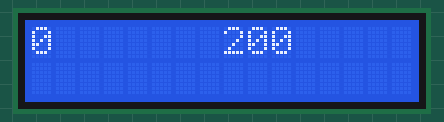
Recording of a sketch running on a simulated Arduino Uno, built with avr-gcc and run on an emulated ATmega328P. Shown: 16×2 character LCD.

Above: at 0.1 s.
At 4.7 s:
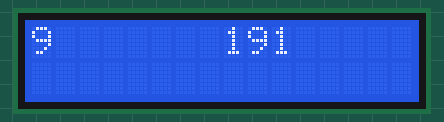
At 9.8 s:
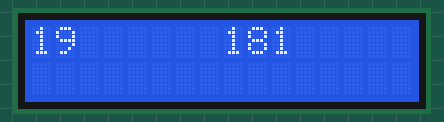
At 19.4 s:
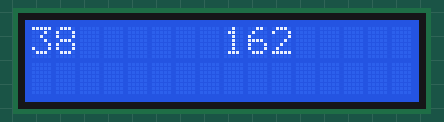
At 29.1 s:
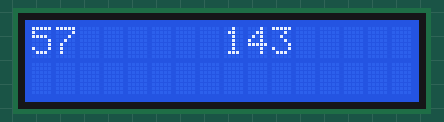
At 39.3 s:
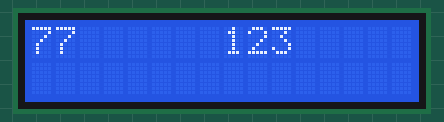

Measured:
- what the display in image 1 shows lasts 0.6 s, from 4.6 s to 5.2 s

The sketch:

numbercounter_lcd.ino
```cpp
#include <LiquidCrystal_I2C.h>
LiquidCrystal_I2C lcd(0x3F, 16, 2);
void setup() {
  // put your setup code here, to run once:
  Serial.begin(9600);
  lcd.begin();
  lcd.backlight();
  lcd.clear();
}

void loop() {
  // put your main code here, to run repeatedly:
  for (int j = 0; j <= 200; j = j + 1) {
    lcd.clear();
    lcd.print(j);
    lcd.setCursor(8 , 0);
    lcd.print(200-j);
    delay(500);
  }
  // for (int j = 200; j >= 1; j = j - 1) {
  //   lcd.clear();
  //   lcd.setCursor(8 , 0);
  //   lcd.print(j);
  //   delay(50);
  // }
}
```
